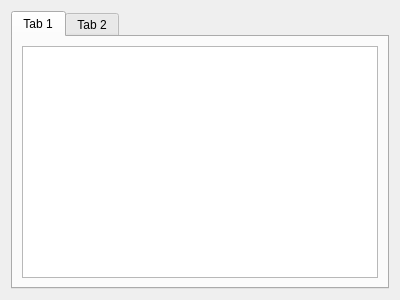
<?xml version="1.0" encoding="UTF-8"?>
<ui version="4.0">
 <class>ProjectView</class>
 <widget class="QWidget" name="ProjectView">
  <property name="geometry">
   <rect>
    <x>0</x>
    <y>0</y>
    <width>400</width>
    <height>300</height>
   </rect>
  </property>
  <property name="windowTitle">
   <string>Form</string>
  </property>
  <layout class="QHBoxLayout" name="horizontalLayout">
   <item>
    <widget class="QTabWidget" name="tabWidget">
     <property name="currentIndex">
      <number>0</number>
     </property>
     <widget class="QWidget" name="tabPlayers">
      <attribute name="title">
       <string>Tab 1</string>
      </attribute>
      <layout class="QHBoxLayout" name="horizontalLayout_2">
       <item>
        <widget class="QListView" name="lvPlayers"/>
       </item>
      </layout>
     </widget>
     <widget class="QWidget" name="tab_2">
      <attribute name="title">
       <string>Tab 2</string>
      </attribute>
     </widget>
    </widget>
   </item>
  </layout>
 </widget>
 <resources/>
 <connections/>
</ui>
